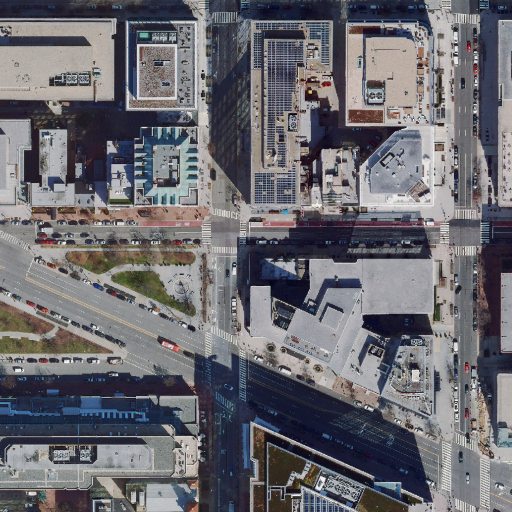
#> input picture web/assets/DC_40_24_tex.jpg, 1024 x 1024 px (shown at 1/2 size)
$ python arch_thumbs.py --run ../web/assets
#> lines starting #> are read from the running program, lines starting #| are printed output that depends on the picture
"""
docs/arch_thumbs.py - make the real-image thumbnails for docs/architecture_panels.svg.

Every thumbnail is cut from a real file - nothing is drawn by hand:
  GAMUS aerial RGB + LiDAR heights  web/assets/DC_40_24_*   (GAMUS test tile)
  Indian satellite image            samples/chungthang_wv2.tif
  terrain / predicted heights / DSM out_dsm/<run>/dem.tif, ndsm.tif, dsm.tif
                                    (a real dsm.py run with our DINOv3 head)

    python docs/arch_thumbs.py --run out_dsm/chungthang_wv2_best
"""
import argparse
import os

import numpy as np
from PIL import Image
import matplotlib
matplotlib.use("Agg")
from matplotlib import cm                       # noqa: E402
from matplotlib.colors import LightSource       # noqa: E402

HERE = os.path.dirname(os.path.abspath(__file__))
ROOT = os.path.dirname(HERE)
OUT = os.path.join(HERE, "thumbs")
PX = 420


def save(rgb, name):
    img = Image.fromarray((np.clip(rgb, 0, 1) * 255).astype(np.uint8))
    img = img.resize((PX, PX), Image.LANCZOS)
    img.save(os.path.join(OUT, name), quality=90)
    print("  wrote", name)


def square(a):
    h, w = a.shape[:2]
    s = min(h, w)
    return a[(h - s) // 2:(h - s) // 2 + s, (w - s) // 2:(w - s) // 2 + s]


def read_band(path):
    import rasterio
    with rasterio.open(path) as src:
        a = src.read(1).astype(np.float32)
        if src.nodata is not None:
            a[a == src.nodata] = np.nan
    return a


def main():
    ap = argparse.ArgumentParser()
    ap.add_argument("--run", required=True, help="dsm.py output folder (dem/ndsm/dsm.tif)")
    a = ap.parse_args()
    os.makedirs(OUT, exist_ok=True)

    # (a) GAMUS training data: aerial photo + its LiDAR height label
    tex = np.asarray(Image.open(os.path.join(ROOT, "web", "assets", "DC_40_24_tex.jpg"))) / 255.0
    save(square(tex), "gamus_rgb.jpg")
#> in save, img is the input picture: PIL image 1024x1024 RGB; mean R, G, B 106.8, 105.8, 111.8
#> in save, `img = img.resize((PX, PX), Image.LANCZOS)`:
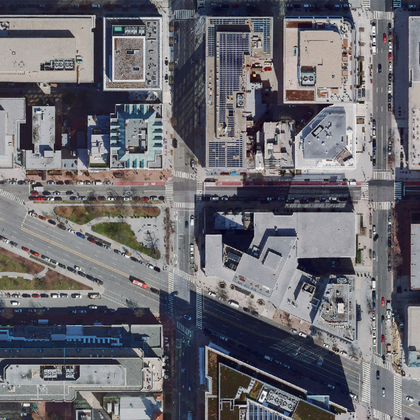
#> img: PIL image 420x420 RGB; mean R, G, B 106.8, 105.8, 111.8
#> (the run stopped early here; a loop or call above may not have finished)

$ run again, with web/assets/NYC_18620_tex.jpg copied over web/assets/DC_40_24_tex.jpg
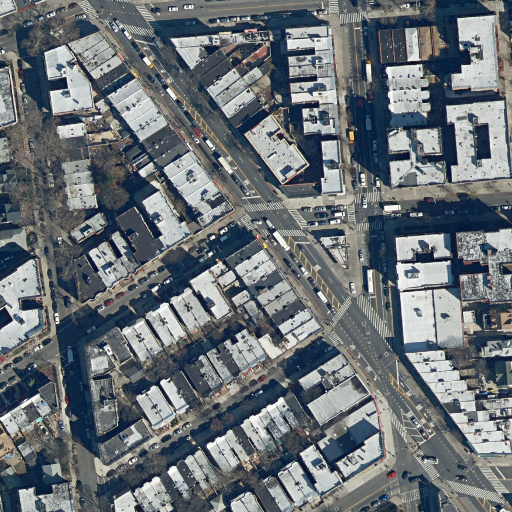
#> input picture web/assets/NYC_18620_tex.jpg, 1024 x 1024 px (shown at 1/2 size)
#> in save, img is the input picture: PIL image 1024x1024 RGB; mean R, G, B 106.9, 113.5, 118
#> in save, `img = img.resize((PX, PX), Image.LANCZOS)`:
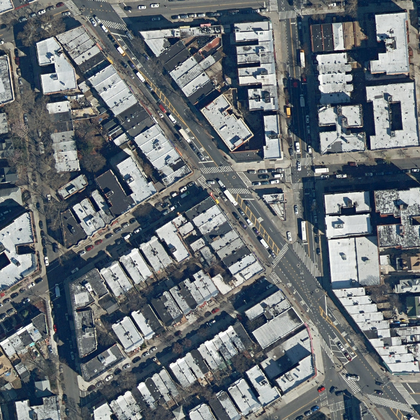
#> img: PIL image 420x420 RGB; mean R, G, B 106.9, 113.5, 118

$ run again, with web/assets/PHL_4983_tex.jpg copied over web/assets/DC_40_24_tex.jpg
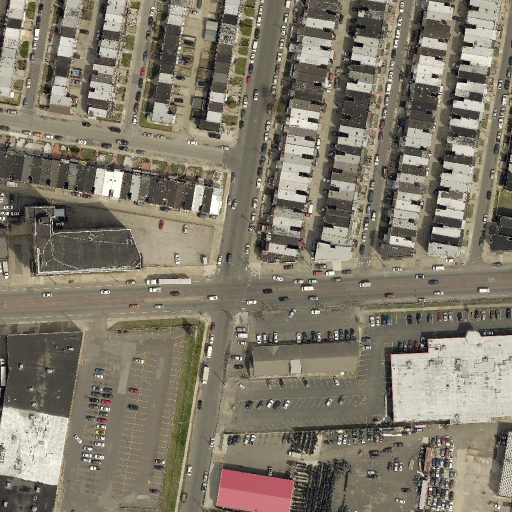
#> input picture web/assets/PHL_4983_tex.jpg, 1024 x 1024 px (shown at 1/2 size)
#> in save, img is the input picture: PIL image 1024x1024 RGB; mean R, G, B 127.9, 121.2, 106.1
#> in save, `img = img.resize((PX, PX), Image.LANCZOS)`:
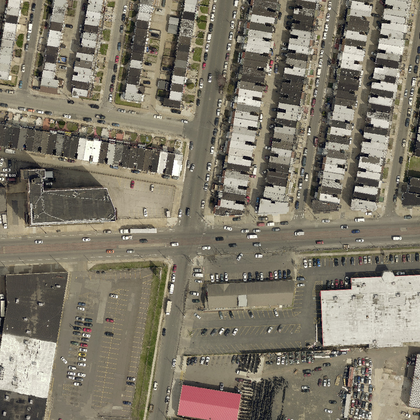
#> img: PIL image 420x420 RGB; mean R, G, B 127.8, 121.2, 106.1
